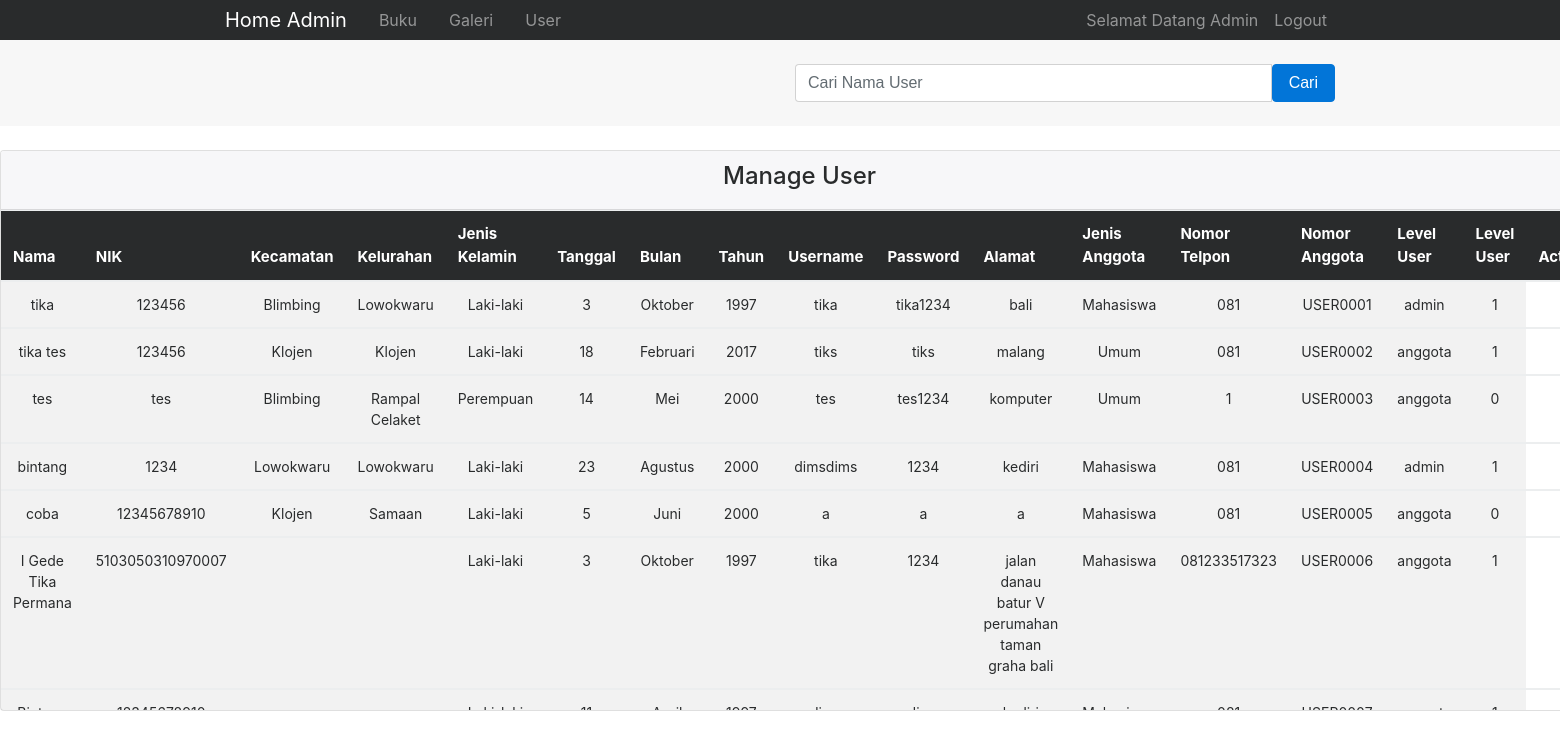
The page /index.php/c_admin/c_LihatUser on the database its author committed.
### tables this page shows
CREATE TABLE `anggota` (
  `Nama` varchar(100) NOT NULL,
  `NIK` varchar(100) NOT NULL,
  `Kecamatan` varchar(100) NOT NULL,
  `Kelurahan` varchar(100) NOT NULL,
  `JenisKelamin` varchar(20) NOT NULL,
  `Tanggal` varchar(5) NOT NULL,
  `Bulan` varchar(30) NOT NULL,
  `Tahun` varchar(5) NOT NULL,
  `Username` varchar(30) NOT NULL,
  `Password` varchar(10) NOT NULL,
  `Alamat` varchar(155) NOT NULL,
  `JenisAnggota` varchar(50) NOT NULL,
  `NoTelp` varchar(12) NOT NULL,
  `NoAnggota` varchar(10) NOT NULL,
  `Level` varchar(30) NOT NULL,
  `status` int(11) NOT NULL
);

### application/controllers/c_admin.php (called while the page is built, shortened)
<?php
class c_admin extends CI_Controller{
	public function c_LihatUser(){
		$this->load->model('m_ModelIn_admin');
		$data['datauser'] = $this->m_ModelIn_admin->m_LihatUser();
		$this->load->view('v_admin_User', $data);
	}
}
?>

### index.php (called while the page is built, shortened)
<?php
require_once BASEPATH.'core/CodeIgniter.php';

### application/models/m_ModelIn_admin.php (called while the page is built, shortened)
<?php
class m_ModelIn_admin extends CI_Model{
	public function m_LihatUser(){
		$query = $this->db->get('anggota');
		return $query->result();
	}
}
?>

### application/views/v_admin_User.php (the view, shortened to what this page needs)
<!DOCTYPE html>
<html lang="en">
<head>
	<link rel="stylesheet" href="<?php echo base_url() ?>bootstrap/custom css admin/font-awesome.min.css">
	<link rel="stylesheet" href="<?php echo base_url() ?>bootstrap/custom css admin/bootstrap.css">
	<link rel="stylesheet" href="<?php echo base_url() ?>bootstrap/custom css admin/style.css">
</head>
<body>
	<nav class="navbar navbar-toggleable-sm navbar-inverse bg-inverse p-0">
		<div class="container">
			<a href="<?php echo base_url('c_admin/c_BerandaAdmin') ?>" class="navbar-brand">Home Admin</a>
			<div class="collapse navbar-collapse" id="mynavbar">
				<ul class="navbar-nav">
					<li class="nav-item px-2">
						<a href="<?php echo base_url('c_admin/c_LihatBuku') ?>" class="nav-link">Buku</a>
					</li>
					<li class="nav-item px-2">
						<a href="<?php echo base_url('c_admin/c_LihatGaleri') ?>" class="nav-link">Galeri</a>
					</li>
					<li class="nav-item px-2">
						<a href="<?php echo base_url('c_admin/c_LihatUser') ?>" class="nav-link">User</a>
					</li>
				</ul>
				<ul class="navbar-nav ml-auto">
					<li class="nav-item">
						<a href="" class="nav-link" data-toggle="dropdown">
							<i class="fa fa-user"></i><span>Selamat Datang Admin </span><span><?php echo $this->session->userdata('Nama'); ?></span>
						</a>
					</li>
					<li class="nav-item">
						<a href="<?php echo site_url('c_index/Logout') ?>" class="nav-link"><i class="fa fa user-times"></i>Logout</a>
					</li>
				</ul>
			</div>
		</div>
	</nav>
	<section id="sections" class="py-4 mb-4 bg-faded">
		<form action="<?php echo base_url('c_admin/searchUser')?>" method="post" enctype="multipart/form-data">
			<div class="container">
				<div class="row">
					<div class="col-md-6 offset-md-6">
						<div class="input-group">
							<input type="text" name="search" id="search" class="form-control" placeholder="Cari Nama User">
							<input class="btn btn-primary" type="submit" name="pencarian" value="Cari">
						</div>
					</div>
				</div>
			</div>
		</form>
	</section>
	<section id="posts">
		<div class="container-fluid">
			<div class="row">
				<div class="col-lg-14">
					<div class="card text-center">
						<div class="card-header">
							<h4>Manage User</h4>
						</div>
						<div style="height: 500px; overflow: auto;">
							<table class="table table-striped text-center">
								<thead class="thead-inverse" style="font-size: 15px;">
									<tr>
										<th scope="col">Nama</th>
										<th scope="col">NIK</th>
										<th scope="col">Kecamatan</th>
										<th scope="col">Kelurahan</th>
										<th scope="col">Jenis Kelamin</th>
										<th scope="col">Tanggal</th>
										<th scope="col">Bulan</th>
										<th scope="col">Tahun</th>
										<th scope="col">Username</th>
										<th scope="col">Password</th>
										<th scope="col">Alamat</th>
										<th scope="col">Jenis Anggota</th>
										<th scope="col">Nomor Telpon</th>
										<th scope="col">Nomor Anggota</th>
										<th scope="col">Level User</th>
										<th scope="col">Level User</th>
										<th scope="col">Action</th>
									</tr>
								</thead>
								<?php foreach ($datauser as $data) { ?>
								<tbody style="font-size: 14px;">
									<tr>
										<td><?php echo $data->Nama?></td>
										<td><?php echo $data->NIK?></td>
										<td><?php echo $data->Kecamatan?></td>
										<td><?php echo $data->Kelurahan?></td>
										<td><?php echo $data->JenisKelamin?></td>
										<td><?php echo $data->Tanggal?></td>
										<td><?php echo $data->Bulan?></td>
										<td><?php echo $data->Tahun?></td>
										<td><?php echo $data->Username?></td>
										<td><?php echo $data->Password?></td>
										<td><?php echo $data->Alamat?></td>
										<td><?php echo $data->JenisAnggota?></td>
										<td><?php echo $data->NoTelp?></td>
										<td><?php echo $data->NoAnggota?></td>
										<td><?php echo $data->Level?></td>
										<td><?php echo $data->status?></td>
										</tr>
									</tbody>
									<?php  } ?>
								</table>
							</div>
						</div>
					</div>
				</div>
			</div>
		</section>
	</body>
	</html>

### rows shown on the page
anggota: Nama "tika", NIK "123456", Kecamatan "Blimbing", Kelurahan "Lowokwaru", JenisKelamin "Laki-laki", Tanggal "3", Bulan "Oktober", Tahun "1997", Username "tika", Password "tika1234", Alamat "bali", JenisAnggota "Mahasiswa", NoTelp "081", NoAnggota "USER0001", Level "admin", status "1"
anggota: Nama "tika tes", NIK "123456", Kecamatan "Klojen", Kelurahan "Klojen", JenisKelamin "Laki-laki", Tanggal "18", Bulan "Februari", Tahun "2017", Username "tiks", Password "tiks", Alamat "malang", JenisAnggota "Umum", NoTelp "081", NoAnggota "USER0002", Level "anggota", status "1"
anggota: Nama "tes", NIK "tes", Kecamatan "Blimbing", Kelurahan "Rampal Celaket", JenisKelamin "Perempuan", Tanggal "14", Bulan "Mei", Tahun "2000", Username "tes", Password "tes1234", Alamat "komputer", JenisAnggota "Umum", NoTelp "1", NoAnggota "USER0003", Level "anggota", status "0"
anggota: Nama "bintang", NIK "1234", Kecamatan "Lowokwaru", Kelurahan "Lowokwaru", JenisKelamin "Laki-laki", Tanggal "23", Bulan "Agustus", Tahun "2000", Username "dimsdims", Password "1234", Alamat "kediri", JenisAnggota "Mahasiswa", NoTelp "081", NoAnggota "USER0004", Level "admin", status "1"
anggota: Nama "coba", NIK "12345678910", Kecamatan "Klojen", Kelurahan "Samaan", JenisKelamin "Laki-laki", Tanggal "5", Bulan "Juni", Tahun "2000", Username "a", Password "a", Alamat "a", JenisAnggota "Mahasiswa", NoTelp "081", NoAnggota "USER0005", Level "anggota", status "0"
anggota: Nama "I Gede Tika Permana", NIK "5103050310970007", JenisKelamin "Laki-laki", Tanggal "3", Bulan "Oktober", Tahun "1997", Username "tika", Password "1234", Alamat "jalan danau batur V perumahan taman graha bali", JenisAnggota "Mahasiswa", NoTelp "081233517323", NoAnggota "USER0006", Level "anggota", status "1"
